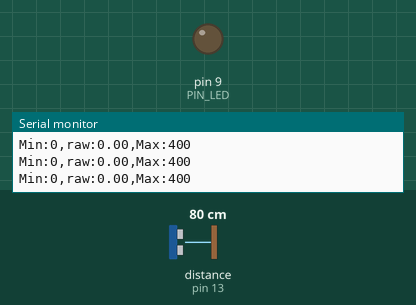
This sketch was run on a simulated Arduino Uno, built with avr-gcc and run on an emulated ATmega328P. Parts: output pins drawn as LEDs (lit = HIGH), the last lines printed to the serial monitor. Wiring (inferred from the names in the program): ultrasonic range finder: trigger pin 12; echo pin 13. The inputs (shaded band) are chosen by the test bench; at power-on: distance to the obstacle (sensor on pin 13) 80 cm. The echo pulse lasts 58.3 µs per cm; pins used as bus, display or sensor lines are not drawn.

Above: at 1.2 s.
1.3 s: distance to the obstacle (sensor on pin 13) set to 34 cm
2.8 s: distance to the obstacle (sensor on pin 13) set to 28 cm
At 3.7 s:
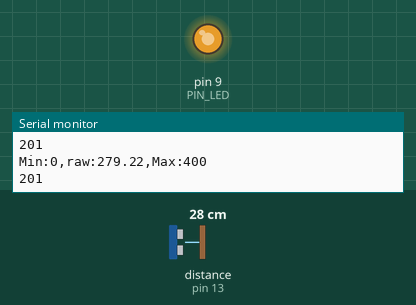
4.3 s: distance to the obstacle (sensor on pin 13) set to 18 cm
At 4.8 s:
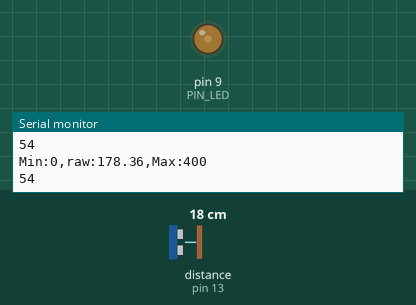
Timing chart, 0 to 7.3 s (numbered marks = the images above; inputs shaded):
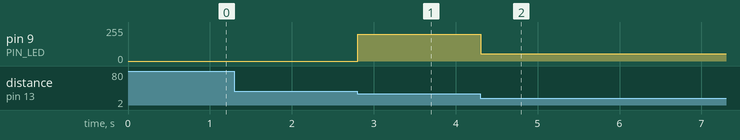

Measured:
- the behaviour switches between 31 and 30 cm on distance to the obstacle (sensor on pin 13) (found by bisection; images 0 and 1)
- after the input at 2.8 s, pin 9 (PIN_LED): 0/255 → 201/255 at once
- after the input at 4.3 s, pin 9 (PIN_LED): 201/255 → 54/255 at once

The sketch:

08_assinment_1.ino
```cpp
// Arduino pin assignment
#define PIN_LED 9
#define PIN_TRIG 12
#define PIN_ECHO 13

// configurable parameters
#define SND_VEL 346.0 // sound velocity at 24 celsius degree (unit: m/s)
#define INTERVAL 25 // sampling interval (unit: ms)
#define _DIST_MIN 100 // minimum distance to be measured (unit: mm)
#define _DIST_MAX 300 // maximum distance to be measured (unit: mm)

// global variables5555555555
float timeout; // unit: us
float dist_min, dist_max, dist_raw; // unit: mm
unsigned long last_sampling_time; // unit: ms
float scale; // used for pulse duration to distance conversion

void setup() {
// initialize GPIO pins
  pinMode(PIN_LED,OUTPUT);
  pinMode(PIN_TRIG,OUTPUT);
  digitalWrite(PIN_TRIG, LOW);
  pinMode(PIN_ECHO,INPUT);

// initialize USS related variables
  dist_min = _DIST_MIN;
  dist_max = _DIST_MAX;
  timeout = (INTERVAL / 2) * 1000.0; // precalculate pulseIn() timeout value. (unit: us)
  dist_raw = 0.0; // raw distance output from USS (unit: mm)
  scale = 0.001 * 0.5 * SND_VEL;

// initialize serial port
  Serial.begin(57600);

// initialize last sampling time
  last_sampling_time = 0;
}

void loop() {
// wait until next sampling time.
// millis() returns the number of milliseconds since the program started. Will overflow after 50 days.
  if(millis() < last_sampling_time + INTERVAL) return;

// get a distance reading from the USS
// reading값이 0인 경우 바로 직전에 측정했던 거리값을 대신 사용하여 깜빡임 제거
  if(USS_measure(PIN_TRIG,PIN_ECHO)!=0){
    dist_raw = USS_measure(PIN_TRIG,PIN_ECHO);
  }
// output the read value to the serial port
  Serial.print("Min:0,");
  Serial.print("raw:");
  Serial.print(dist_raw);
  Serial.print(",");
  Serial.println("Max:400");

// turn on the LED if the distance is between dist_min and dist_max

  if(dist_raw < dist_min || dist_raw > dist_max) {
    analogWrite(PIN_LED, 0);
    }
  else {
    int bright;
    if(dist_raw < 200){
      bright = (200 - dist_raw) * 2.54;
      analogWrite(PIN_LED, bright);
    }
    else if(dist_raw > 200){
      bright = (dist_raw - 200)  * 2.54;
      analogWrite(PIN_LED, bright);
    }
    else {
      bright = 255;
      analogWrite(PIN_LED, bright);
    }
    Serial.println(bright);
  }
// update last sampling time
  last_sampling_time += INTERVAL;
}

// get a distance reading from USS. return value is in millimeter.
float USS_measure(int TRIG, int ECHO)
{
  float reading;
  digitalWrite(TRIG, HIGH);
  delayMicroseconds(10);
  digitalWrite(TRIG, LOW);
  reading = pulseIn(ECHO, HIGH, timeout) * scale; // unit: mm
  if(reading < dist_min || reading > dist_max) reading = 0.0; // return 0 when out of range.
  return reading;
  // Pulse duration to distance conversion example (target distance = 17.3m)
  // - round trip distance: 34.6m
  // - expected pulse duration: 0.1 sec, or 100,000us
  // - pulseIn(ECHO, HIGH, timeout) * 0.001 * 0.5 * SND_VEL
  //           = 100,000 micro*sec * 0.001 milli/micro * 0.5 * 346 meter/sec
  //           = 100,000 * 0.001 * 0.5 * 346 * micro * sec * milli * meter
  //                                           ----------------------------
  //                                           micro * sec
  //           = 100 * 173 milli*meter = 17,300 mm = 17.3m
  // pulseIn() returns microseconds.
}
```
